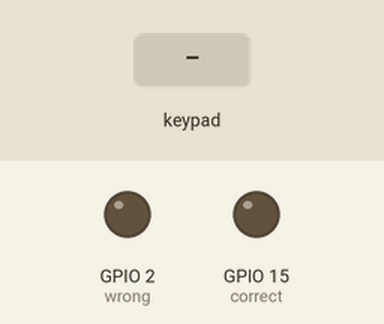
Simulated run of this sketch. Board: ESP8266 (NodeMCU). Shown: output pins drawn as LEDs (lit = HIGH). The inputs (shaded band) are chosen by the test bench. WiFi joins after 1.5 s; servers stay silent unless stated.

Above: at 6.0 s.
6.1 s: keypad keys 4 4 6 6 pressed 0.4 s apart
At 8.5 s:
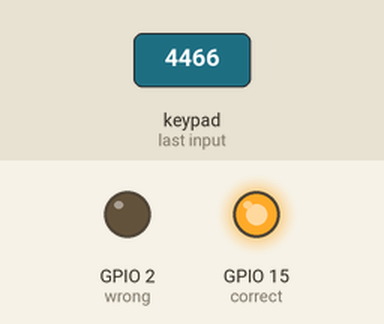
9.2 s: key '#' pressed
At 10.0 s:
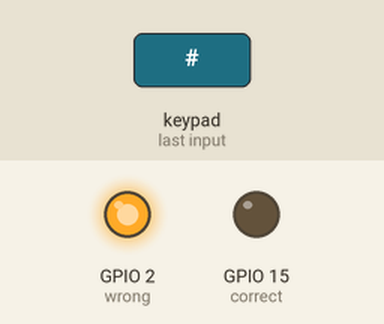
Timing chart, 0 to 12.2 s (numbered marks = the images above; inputs shaded):
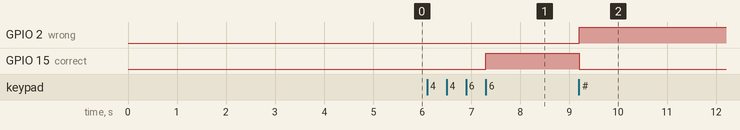

Measured:
- after the input at 6.1 s, GPIO 15 (correct): LOW → HIGH after 1.2 s
- after the input at 9.2 s, GPIO 2 (wrong): LOW → HIGH at once; GPIO 15 (correct): HIGH → LOW at once

The sketch:

door.ino
```cpp
#include<Blynk.h>
#include <ESP8266WiFi.h>
#include <BlynkSimpleEsp8266.h>
#include <Keypad.h>

#define Password_Lenght 5 // Give enough room for 4 chars + NULL char
char Data[Password_Lenght]; // 4 is the number of chars it can hold + the null char = 5
char Master[Password_Lenght]= "4466";
byte data_count = 0, master_count = 0;
bool Pass_is_good;
char customKey;
int correct= 15;
int wrong= 2;
int wrong_email = 0;

const byte ROWS = 4;
const byte COLS = 3;
char keys[ROWS][COLS] = {
  {'1', '2', '3'},
  {'4', '5', '6'},
  {'7', '8', '9'},
  {'*', '0', '#'}
};
bool door = true;
byte rowPins[ROWS] = {0, 4, 5, 16}; //connect to the row pinouts of the keypad
byte colPins[COLS] = {13, 12, 14}; //connect to the column pinouts of the keypad
Keypad customKeypad( makeKeymap(keys), rowPins, colPins, ROWS, COLS); //initialize an instance of class NewKeypad


char auth[] = "dHON-oA9BzDHSItcujInBT9PFQrrg4tu"; //Put ur tokn here
// Your WiFi credentials.
// Set password to "" for open networks.
char ssid[] = "J"; //put wifi name here
char pass[] = "janhavi11"; //wifi password
BlynkTimer timer;


void setup()
{
    // Debug console
  Serial.begin(9600);
  Blynk.begin(auth, ssid, pass);
  // You can also specify server:
  //Blynk.begin(auth, ssid, pass, "blynk-cloud.com", 80);
  //Blynk.begin(auth, ssid, pass, IPAddress(192,168,1,100), 8080);
  pinMode(correct, OUTPUT);
  pinMode(wrong, OUTPUT);
  // Setup a function to be called every second
  timer.setInterval(1000L, myTimerEvent);
  delay(3000);
}
//0 stands for door open
//1 stands for door closed
void loop()
{
  Blynk.run();
  timer.run();
  if (door == 0)
  {
    customKey = customKeypad.getKey();

    if (customKey == '#')

    {
      door = 1;
      Blynk.virtualWrite(V4, "System is locked.");
      digitalWrite(correct, LOW); // turn the LED on
      digitalWrite(wrong, HIGH); // turn the LED on

    }
  }

  else Open();
}

void clearData()
{
  while (data_count != 0)
  { // This can be used for any array size,
    Data[data_count--] = 0; //clear array for new data
  }
  return;
}

void Open()
{
  customKey = customKeypad.getKey();
  if (customKey) // makes sure a key is actually pressed, equal to (customKey != NO_KEY)
  {
    Data[data_count] = customKey;
    Blynk.virtualWrite(V5, Data);// store char into data array
    data_count++; // increment data array by 1 to store new char, also keep track of the number of chars entered
  }

  if (data_count == Password_Lenght - 1) // if the array index is equal to the number of expected chars, compare data to master
  {
    if (!strcmp(Data, Master)) // equal to (strcmp(Data, Master) == 0)
    {
      door = 0;
      wrong_email = 0;
      digitalWrite(correct, HIGH); // turn the LED on
      digitalWrite(wrong, LOW); // turn the LED on
      Blynk.virtualWrite(V4, "Access Granted");
    }
    else
    {
      delay(1000);
      door = 1;
      wrong_email = wrong_email + 1;
      Blynk.virtualWrite(V4, "Access Denied.");
      Blynk.notify("Alert: Wrong Password.");
      digitalWrite(wrong, HIGH); // turn the LED on
      digitalWrite(correct, LOW); // turn the LED on
    }
    clearData();
  }
  if (wrong_email == 3)
  {
    Blynk.email("janhavi.zarapkar@gmail.com","Access Denied","Alert!, Someone tried to access your system with invaid password more than 2 consecutive time.");
    wrong_email = 0;
  }
}
void myTimerEvent()
{
  Blynk.virtualWrite(V5, Data);
}
```
